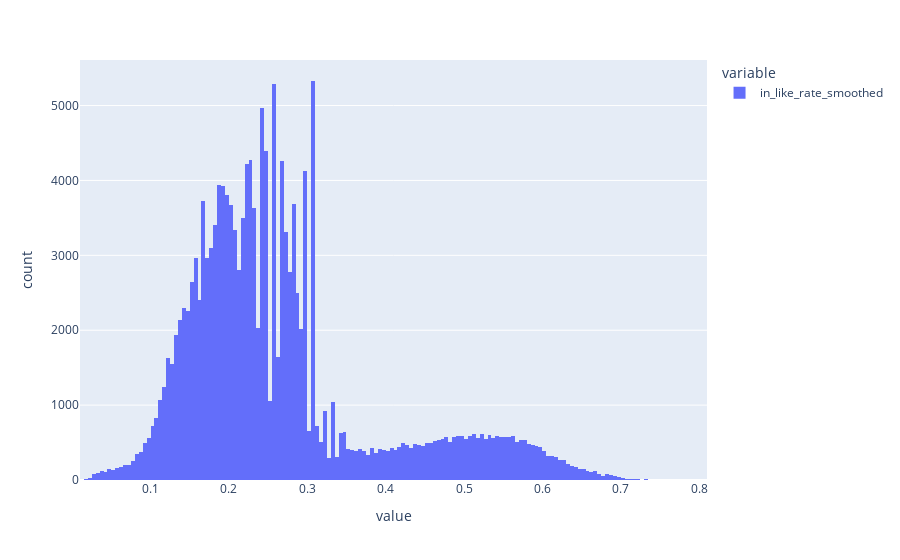

This figure's notebook cell:
### Code cell
import plotly.express as px
px.histogram(user_stats.in_like_rate_smoothed.dropna())

### Figure 1 — Plotly figure (JSON) as saved in the notebook; plotly's stock layout.template omitted (floating-point values rounded to 4 significant figures; data arrays with more than 128 entries replaced by an {"elided": "..."} marker saying what was removed)
{"data": [{"bingroup": "x", "hovertemplate": "variable=in_like_rate_smoothed<br>value=%{x}<br>count=%{y}<extra></extra>", "legendgroup": "in_like_rate_smoothed", "marker": {"color": "#636efa", "pattern": {"shape": ""}}, "name": "in_like_rate_smoothed", "orientation": "v", "showlegend": true, "type": "histogram", "x": {"elided": "158916 float values"}, "xaxis": "x", "yaxis": "y"}], "layout": {"barmode": "relative", "legend": {"title": {"text": "variable"}, "tracegroupgap": 0}, "margin": {"t": 60}, "xaxis": {"anchor": "y", "domain": [0, 1], "title": {"text": "value"}}, "yaxis": {"anchor": "x", "domain": [0, 1], "title": {"text": "count"}}}}
